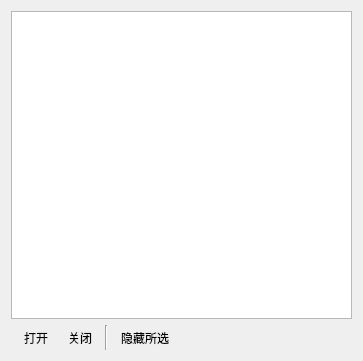
                <widget class="QWidget" name="scrollAreaWidgetContents_3">
                 <property name="geometry">
                  <rect>
                   <x>0</x>
                   <y>0</y>
                   <width>363</width>
                   <height>361</height>
                  </rect>
                 </property>
                 <layout class="QGridLayout" name="gridLayout_10">
                  <item row="1" column="4">
                   <widget class="QToolButton" name="toolButton_file_hide">
                    <property name="sizePolicy">
                     <sizepolicy hsizetype="Maximum" vsizetype="Fixed">
                      <horstretch>0</horstretch>
                      <verstretch>0</verstretch>
                     </sizepolicy>
                    </property>
                    <property name="toolTip">
                     <string>隐藏所选谱线 (H)</string>
                    </property>
                    <property name="text">
                     <string>隐藏所选</string>
                    </property>
                    <property name="icon">
                     <iconset resource="resources.qrc">
                      <normaloff>:/图标/assets/eye_slash_640.svg</normaloff>:/图标/assets/eye_slash_640.svg</iconset>
                    </property>
                    <property name="shortcut">
                     <string>H</string>
                    </property>
                    <property name="checkable">
                     <bool>true</bool>
                    </property>
                    <property name="autoRaise">
                     <bool>true</bool>
                    </property>
                   </widget>
                  </item>
                  <item row="1" column="1">
                   <widget class="QToolButton" name="toolButton_file_open">
                    <property name="sizePolicy">
                     <sizepolicy hsizetype="Maximum" vsizetype="Fixed">
                      <horstretch>0</horstretch>
                      <verstretch>0</verstretch>
                     </sizepolicy>
                    </property>
                    <property name="toolTip">
                     <string>添加谱线文件</string>
                    </property>
                    <property name="text">
                     <string>打开</string>
                    </property>
                    <property name="icon">
                     <iconset resource="resources.qrc">
                      <normaloff>:/图标/assets/plus_640.svg</normaloff>:/图标/assets/plus_640.svg</iconset>
                    </property>
                    <property name="autoRaise">
                     <bool>true</bool>
                    </property>
                   </widget>
                  </item>
                  <item row="1" column="5">
                   <spacer name="horizontalSpacer_6">
                    <property name="orientation">
                     <enum>Qt::Horizontal</enum>
                    </property>
                    <property name="sizeHint" stdset="0">
                     <size>
                      <width>40</width>
                      <height>20</height>
                     </size>
                    </property>
                   </spacer>
                  </item>
                  <item row="0" column="0" colspan="8">
                   <widget class="QListWidget" name="listWidget_file">
                    <property name="sizePolicy">
                     <sizepolicy hsizetype="Ignored" vsizetype="Expanding">
                      <horstretch>0</horstretch>
                      <verstretch>0</verstretch>
                     </sizepolicy>
                    </property>
                    <property name="dragEnabled">
                     <bool>true</bool>
                    </property>
                    <property name="sortingEnabled">
                     <bool>true</bool>
                    </property>
                   </widget>
                  </item>
                  <item row="1" column="2">
                   <widget class="QToolButton" name="toolButton_file_close">
                    <property name="sizePolicy">
                     <sizepolicy hsizetype="Maximum" vsizetype="Fixed">
                      <horstretch>0</horstretch>
                      <verstretch>0</verstretch>
                     </sizepolicy>
                    </property>
                    <property name="toolTip">
                     <string>关闭所选文件 (Del)</string>
                    </property>
                    <property name="text">
                     <string>关闭</string>
                    </property>
                    <property name="icon">
                     <iconset resource="resources.qrc">
                      <normaloff>:/图标/assets/minus_640.svg</normaloff>:/图标/assets/minus_640.svg</iconset>
                    </property>
                    <property name="shortcut">
                     <string>Del</string>
                    </property>
                    <property name="autoRaise">
                     <bool>true</bool>
                    </property>
                   </widget>
                  </item>
                  <item row="1" column="3">
                   <widget class="Line" name="line_8">
                    <property name="orientation">
                     <enum>Qt::Vertical</enum>
                    </property>
                   </widget>
                  </item>
                 </layout>
                </widget>
